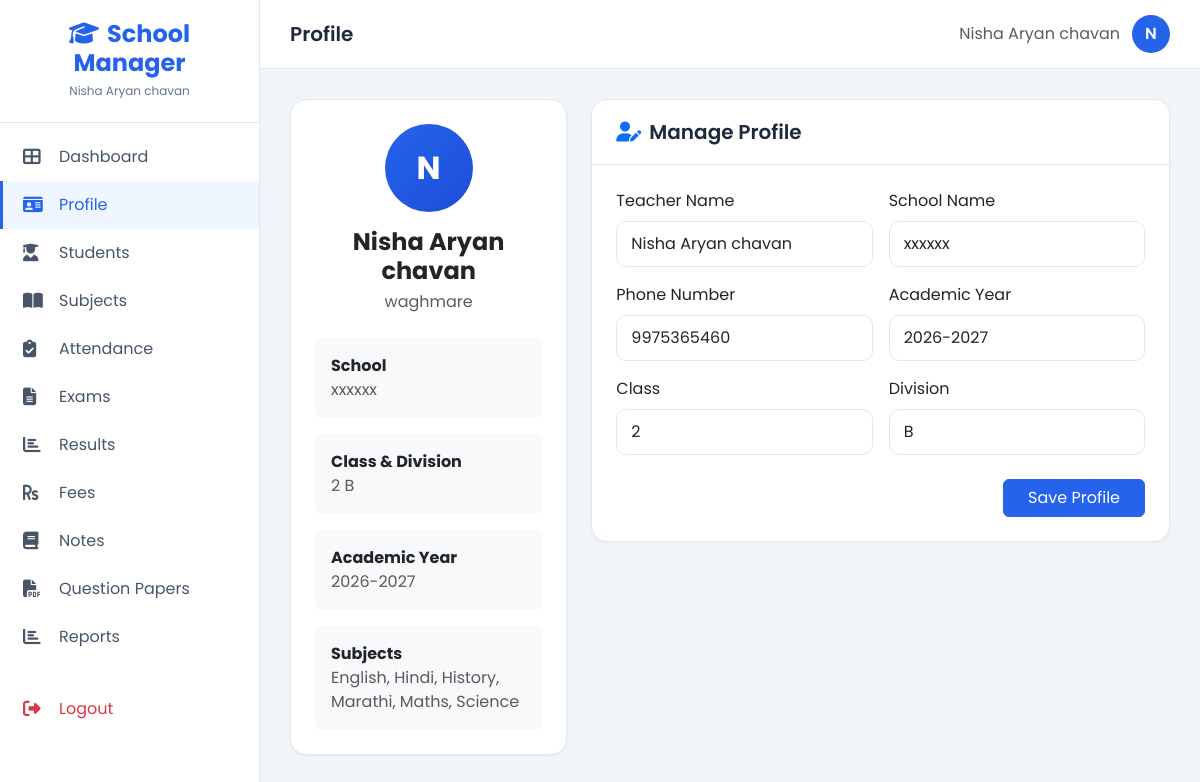
The app's page /profile (signed in) with its own data.
### tables this page shows
CREATE TABLE teachers (
            id INTEGER PRIMARY KEY AUTOINCREMENT,
            username TEXT UNIQUE NOT NULL,
            password TEXT NOT NULL,
            name TEXT,
            school_name TEXT,
            mobile TEXT,
            class_name TEXT,
            division TEXT,
            is_active INTEGER DEFAULT 1,
            is_setup_complete INTEGER DEFAULT 0,
            created_at TIMESTAMP DEFAULT CURRENT_TIMESTAMP
        , academic_year TEXT);

CREATE TABLE subjects (
            id INTEGER PRIMARY KEY AUTOINCREMENT,
            teacher_id INTEGER NOT NULL,
            name TEXT NOT NULL,
            FOREIGN KEY (teacher_id) REFERENCES teachers(id)
        );

### routes/main.py (the view, shortened to what this page needs)
@main_bp.route('/profile', methods=['GET', 'POST'])
@login_required(role='teacher')
def profile():
    teacher_id = session['user_id']
    conn = get_db()
    cursor = conn.cursor()
    cursor.execute("SELECT * FROM teachers WHERE id = ?", (teacher_id,))
    teacher = cursor.fetchone()
    cursor.execute("SELECT * FROM subjects WHERE teacher_id = ? ORDER BY name", (teacher_id,))
    subjects = cursor.fetchall()
    conn.close()
    return render_template('teacher/profile.html', teacher=teacher, subjects=subjects)

### models/database.py (called while the page is built)
def get_db():
    os.makedirs(os.path.dirname(DB_PATH), exist_ok=True)
    conn = sqlite3.connect(DB_PATH)
    conn.row_factory = sqlite3.Row
    conn.execute("PRAGMA foreign_keys = ON")
    return conn

### utils/auth.py (called while the page is built, shortened)
def login_required(role=None):
    def decorator(f):
        @wraps(f)
        def decorated_function(*args, **kwargs):
            if 'user_id' not in session:
                flash('Please login first', 'warning')
                return redirect(url_for('auth.login'))
            return f(*args, **kwargs)
        return decorated_function
    return decorator

### templates/teacher/profile.html (shortened to what this page needs)
{% extends "base.html" %}
{% block page_title %}Profile{% endblock %}
{% block content %}
<div class="row g-4">
    <div class="col-lg-4">
        <div class="stat-card h-100">
            <div class="text-center mb-4">
                <div style="width: 88px; height: 88px; border-radius: 50%; background: linear-gradient(135deg, #2563eb, #1d4ed8); color: white; display: inline-flex; align-items: center; justify-content: center; font-size: 2rem; font-weight: 700;">
                    {{ (teacher.name or teacher.username)[0].upper() }}
                </div>
                <h4 class="fw-bold mt-3 mb-1">{{ teacher.name or 'Teacher' }}</h4>
                <p class="text-muted mb-0">{{ teacher.username }}</p>
            </div>
            <div class="d-grid gap-3">
                <div class="p-3 rounded bg-light">
                    <strong class="d-block">School</strong>
                    <span class="text-muted">{{ teacher.school_name or '-' }}</span>
                </div>
                <div class="p-3 rounded bg-light">
                    <strong class="d-block">Class & Division</strong>
                    <span class="text-muted">{{ teacher.class_name or '-' }} {{ teacher.division or '' }}</span>
                </div>
                <div class="p-3 rounded bg-light">
                    <strong class="d-block">Academic Year</strong>
                    <span class="text-muted">{{ teacher.academic_year or '-' }}</span>
                </div>
                <div class="p-3 rounded bg-light">
                    <strong class="d-block">Subjects</strong>
                    <span class="text-muted">
                        {% if subjects %}
                            {% for subject in subjects %}{{ subject.name }}{% if not loop.last %}, {% endif %}{% endfor %}
                        {% else %}
                            No subjects added
                        {% endif %}
                    </span>
                </div>
            </div>
        </div>
    </div>
    <div class="col-lg-8">
        <div class="table-card">
            <div class="card-header">
                <h5><i class="fas fa-user-edit me-2 text-primary"></i>Manage Profile</h5>
            </div>
            <div class="card-body p-4">
                <form method="POST">
                    <div class="row g-3">
                        <div class="col-md-6">
                            <label class="form-label">Teacher Name</label>
                            <input type="text" name="name" class="form-control" value="{{ teacher.name or '' }}" required>
                        </div>
                        <div class="col-md-6">
                            <label class="form-label">School Name</label>
                            <input type="text" name="school_name" class="form-control" value="{{ teacher.school_name or '' }}" required>
                        </div>
                        <div class="col-md-6">
                            <label class="form-label">Phone Number</label>
                            <input type="text" name="mobile" class="form-control" value="{{ teacher.mobile or '' }}" required>
                        </div>
                        <div class="col-md-6">
                            <label class="form-label">Academic Year</label>
                            <input type="text" name="academic_year" class="form-control" value="{{ teacher.academic_year or '' }}" placeholder="2026-2027" required>
                        </div>
                        <div class="col-md-6">
                            <label class="form-label">Class</label>
                            <input type="text" name="class_name" class="form-control" value="{{ teacher.class_name or '' }}" required>
                        </div>
                        <div class="col-md-6">
                            <label class="form-label">Division</label>
                            <input type="text" name="division" class="form-control" value="{{ teacher.division or '' }}" required>
                        </div>
                    </div>
                    <div class="text-end mt-4">
                        <button type="submit" class="btn btn-primary px-4">Save Profile</button>
                    </div>
                </form>
            </div>
        </div>
    </div>
</div>
{% endblock %}

### templates/base.html (shortened to what this page needs)
<!DOCTYPE html>
<html lang="en">
<head>
    <link href="https://cdn.jsdelivr.net/npm/bootstrap@5.3.2/dist/css/bootstrap.min.css" rel="stylesheet">
    <link href="https://cdnjs.cloudflare.com/ajax/libs/font-awesome/6.4.2/css/all.min.css" rel="stylesheet">
</head>
<body>
    {% if session.role == 'teacher' %}
    <aside class="sidebar">
        <div class="sidebar-header">
            <h4><i class="fas fa-graduation-cap me-2"></i>School Manager</h4>
            <small>{{ session.teacher_name or session.username }}</small>
        </div>
        <ul class="nav-menu">
            <li class="nav-item">
                <a href="{{ url_for('main.dashboard') }}" class="nav-link {% if request.endpoint == 'main.dashboard' %}active{% endif %}">
                    <i class="fas fa-th-large"></i> Dashboard
                </a>
            </li>
            <li class="nav-item">
                <a href="{{ url_for('main.profile') }}" class="nav-link {% if request.endpoint == 'main.profile' %}active{% endif %}">
                    <i class="fas fa-id-card"></i> Profile
                </a>
            </li>
            <li class="nav-item">
                <a href="{{ url_for('main.students') }}" class="nav-link {% if request.endpoint in ['main.students', 'main.student_profile'] %}active{% endif %}">
                    <i class="fas fa-user-graduate"></i> Students
                </a>
            </li>
            <li class="nav-item">
                <a href="{{ url_for('main.subjects') }}" class="nav-link {% if request.endpoint == 'main.subjects' %}active{% endif %}">
                    <i class="fas fa-book-open"></i> Subjects
                </a>
            </li>
            <li class="nav-item">
                <a href="{{ url_for('main.attendance') }}" class="nav-link {% if request.endpoint == 'main.attendance' %}active{% endif %}">
                    <i class="fas fa-clipboard-check"></i> Attendance
                </a>
            </li>
            <li class="nav-item">
                <a href="{{ url_for('main.exams') }}" class="nav-link {% if request.endpoint in ['main.exams', 'main.enter_marks', 'main.exam_results'] %}active{% endif %}">
                    <i class="fas fa-file-alt"></i> Exams
                </a>
            </li>
            <li class="nav-item">
                <a href="{{ url_for('main.results') }}" class="nav-link {% if request.endpoint in ['main.results'] %}active{% endif %}">
                    <i class="fas fa-chart-bar"></i> Results
                </a>
            </li>
            <li class="nav-item">
                <a href="{{ url_for('main.fees') }}" class="nav-link {% if request.endpoint == 'main.fees' %}active{% endif %}">
                    <i class="fas fa-rupee-sign"></i> Fees
                </a>
            </li>
            <li class="nav-item">
                <a href="{{ url_for('main.notes') }}" class="nav-link {% if request.endpoint == 'main.notes' %}active{% endif %}">
                    <i class="fas fa-book"></i> Notes
                </a>
            </li>
            <li class="nav-item">
                <a href="{{ url_for('main.papers') }}" class="nav-link {% if request.endpoint == 'main.papers' %}active{% endif %}">
                    <i class="fas fa-file-pdf"></i> Question Papers
                </a>
            </li>
            <li class="nav-item">
                <a href="{{ url_for('main.reports') }}" class="nav-link {% if request.endpoint == 'main.reports' %}active{% endif %}">
                    <i class="fas fa-chart-bar"></i> Reports
                </a>
            </li>
            <li class="nav-item mt-4">
                <a href="{{ url_for('auth.logout') }}" class="nav-link text-danger">
                    <i class="fas fa-sign-out-alt"></i> Logout
                </a>
            </li>
        </ul>
    </aside>
    {% endif %}
    <div class="main-content">
        {% if session.role == 'teacher' %}
        <div class="topbar">
            <h5>{% block page_title %}Dashboard{% endblock %}</h5>
            <div class="user-info">
                <span class="text-muted">{{ session.teacher_name or session.username }}</span>
                <div class="user-avatar">{{ (session.teacher_name or session.username)[0].upper() }}</div>
            </div>
        </div>
        {% endif %}
        <div class="content-area">
            {% block content %}{% endblock %}
        </div>
    </div>
</body>
</html>

### templates/base.html (style rules this page uses)
:root { --primary: #2563eb; --primary-dark: #1d4ed8; --secondary: #64748b; --accent: #22c55e; --bg-light: #f1f5f9; --sidebar-width: 260px; --sidebar-collapsed: 70px; }
* { margin: 0; padding: 0; box-sizing: border-box; }
body { font-family: 'Poppins', sans-serif; background: var(--bg-light); min-height: 100vh; }
.sidebar { position: fixed; left: 0; top: 0; width: var(--sidebar-width); height: 100vh; background: #fff; border-right: 1px solid #e2e8f0; z-index: 1000; transition: all 0.3s ease; overflow-y: auto; }
.sidebar-header { padding: 20px; border-bottom: 1px solid #e2e8f0; text-align: center; }
.sidebar-header h4 { color: var(--primary); font-weight: 700; margin: 0; }
.sidebar-header small { color: var(--secondary); font-size: 0.75rem; }
.nav-menu { padding: 10px 0; }
.nav-item { list-style: none; }
.nav-link { display: flex; align-items: center; padding: 12px 20px; color: #475569; text-decoration: none; transition: all 0.2s; border-left: 3px solid transparent; }
.nav-link:hover, .nav-link.active { background: #eff6ff; color: var(--primary); border-left-color: var(--primary); }
.nav-link i { width: 24px; margin-right: 12px; font-size: 1.1rem; }
.main-content { margin-left: var(--sidebar-width); min-height: 100vh; transition: all 0.3s ease; }
.topbar { background: #fff; padding: 15px 30px; border-bottom: 1px solid #e2e8f0; display: flex; justify-content: space-between; align-items: center; position: sticky; top: 0; z-index: 100; }
.topbar h5 { margin: 0; color: #1e293b; font-weight: 600; }
.user-info { display: flex; align-items: center; gap: 12px; }
.user-avatar { width: 38px; height: 38px; border-radius: 50%; background: var(--primary); color: white; display: flex; align-items: center; justify-content: center; font-weight: 600; }
.content-area { padding: 30px; }
.stat-card { background: #fff; border-radius: 16px; padding: 24px; box-shadow: 0 1px 3px rgba(0,0,0,0.05); border: 1px solid #e2e8f0; transition: transform 0.2s, box-shadow 0.2s; }
.btn-primary { background: var(--primary); border-color: var(--primary); }
.table-card { background: #fff; border-radius: 16px; box-shadow: 0 1px 3px rgba(0,0,0,0.05); border: 1px solid #e2e8f0; overflow: hidden; }
.table-card .card-header { background: #fff; border-bottom: 1px solid #e2e8f0; padding: 20px 24px; }
.table-card .card-header h5 { margin: 0; font-weight: 600; color: #1e293b; }
.form-control, .form-select { border-radius: 10px; border: 1px solid #e2e8f0; padding: 10px 14px; }

### records on screen
teachers: name "Nisha Aryan chavan", name "N", username "waghmare", school_name "xxxxxx", class_name "2", division "B", academic_year "2026-2027", mobile "9975365460"
subjects: name "English"
subjects: name "Hindi"
subjects: name "History"
subjects: name "Marathi"
subjects: name "Maths"
subjects: name "Science"

### other values on screen
{{ (session.teacher_name or session.username)[0].upper() }} "N"
